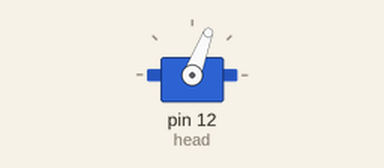
This sketch was run on a simulated Arduino Uno, built with avr-gcc and run on an emulated ATmega328P. Parts: servo.

Above: at 1.05 s.
At 1.15 s:
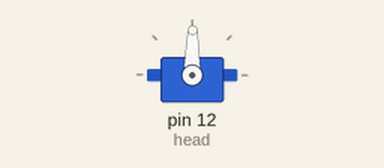
At 1.25 s:
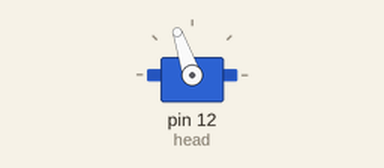
At 1.5 s:
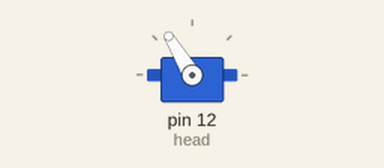
Timing chart, 0 to 4.0 s (numbered marks = the images above):
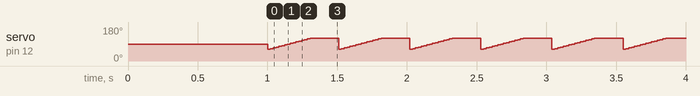

The sketch:

headbang3.ino
```cpp
#include <Servo.h>

Servo   head;
int   i = 0;
int   j = 0;
int   down = 60;
int   up = 120;
int   dly = 10;
int   tempo = 500;
int   full_tick = tempo - 300;
int   lvl = 0;

void  setup()
{
  head.attach(12);
  head.write(90);
  delay(1000);
}

void  loop()
{
  lvl = down;
  i = 0;
  while (lvl++ <= up)
  {
    head.write(lvl);
    delay(5);
  }
  delay(full_tick);
}
```

Measured:
- by itself, servo on pin 12 (head): repeats every 0.51 s: 65° 0.02 s, 69° 0.02 s, 73° 0.02 s, 77° 0.02 s, 81° 0.02 s, 85° 0.02 s, 89° 0.02 s, 93° 0.02 s, 97° 0.02 s, 101° 0.02 s, 105° 0.02 s, 109° 0.02 s, 113° 0.02 s, 117° 0.02 s, 121° 0.21 s, 61° 0.02 s
